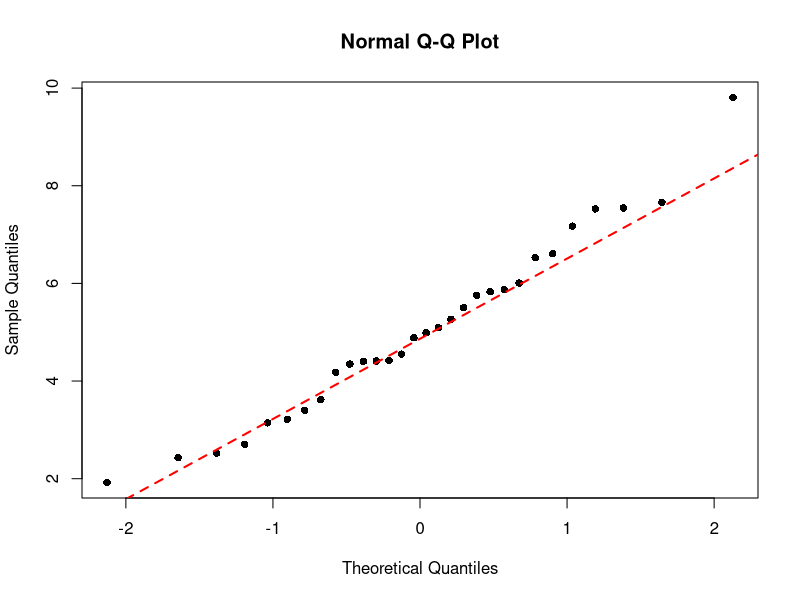
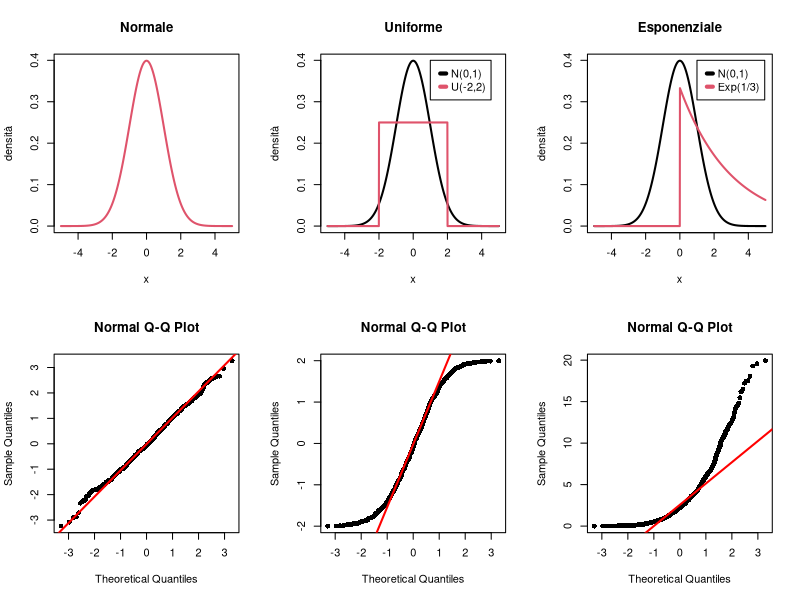
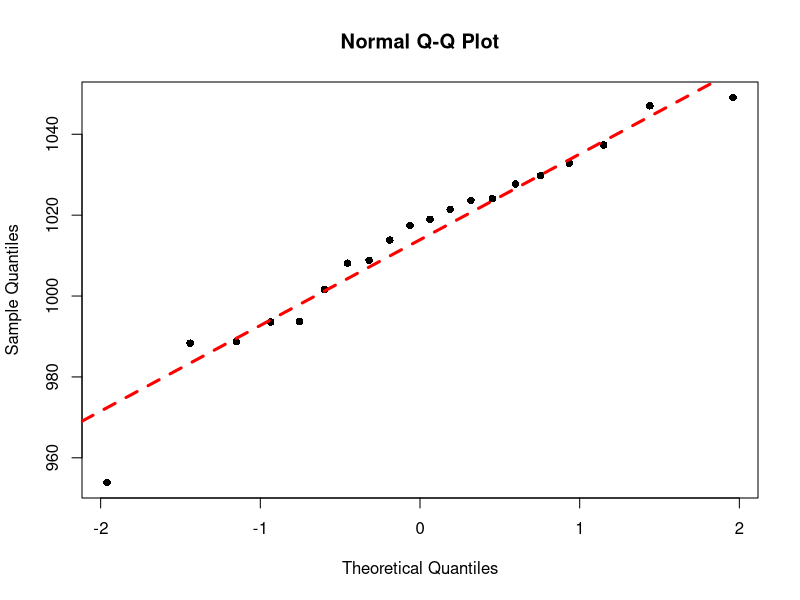

Write the R code that produced these figures, in order. (Note: this script raises an error after producing the figures.)
#'###########################################################'#
#'#####                 LABORATORIO 4                   #####'#
#'#####              VERIFICA di NORMALITA'             #####'#
#'#####    INFERENZA E TEST PER UNA E DUE POPOLAZIONI   #####'#
#'###########################################################'#

# IMPOSTARE LA WORKING DIRECTORY (CARTELLA DI LAVORO): -------------------------
# Da interfaccia:
# 1.
# 'Session' -> 'Set Working Directory' -> 'Choose Directory' -> ...

# 2. 
# 'Session' -> 'Set Working Directory' -> 'To Source File Location'

# Da console:
# setwd( 'path/to/file' )

# 1 - VERIFICA di NORMALITA (QQ-plot e Test di Shapiro-Wilk) -------------------
 
set.seed(0) # riproducibilità risultati
mu = 5
sigma = 2
n = 30    

# n realizzazioni della variabile gaussiana
x_norm = rnorm(n, mean = mu, sd = sigma)

# Q-Q plot
#   - in ascissa: quantili teorici di N(0,1)
#                 -> distribuzione cumulata della normale
#   - in ordinata: quantili empirici
#                 -> distribuzione cumulata della variabile osservata
qqnorm(x_norm, pch=16)
qqline(x_norm, lty=2, lwd=2, col="red")

# Test di Shapiro-Wilk 
# H_0: Popolazione Normale vs H_1: Popolazione NON Normale

shapiro.test(x_norm) # p-value >> 0.05 -> NON rifiuto H_0

## DATI PROVENIENTE DA DISTRIBUZIONI NOTE NON GAUSSIANE ------------------------

rm(list=ls())

set.seed(0) #riproducibilità risultati
n = 1000

# Osservazioni da una normale standard
x_norm = rnorm(n)

# Osservazioni da una U( -2, 2 )
x_unif = runif(n, -2, 2 )

# Osservazioni iid da una Exp( 1/3 )
x_exp = rexp(n, 1/3 )

x = seq(from=-5, to=5, length=1000)

{
dev.new()
par(mfrow= c(2,3))
# Normale
plot(x, dnorm(x), type="l", lwd=2, col = 2,
     ylab = "densità", main = 'Normale')

# Uniforme
plot(x, dnorm(x), type="l", lwd=2,
     ylab = "densità", main = 'Uniforme')
lines(x, dunif(x,min=-2,max=2), lwd=2, col = 2)
legend(1, 0.4, c("N(0,1)", "U(-2,2)"), col= c(1, 2), 
       lwd = 4, x.intersp = 0.5, seg.len=0.6)

# Esponenziale
plot(x, dnorm(x), type="l", lwd=2,
     ylab = "densità", main = 'Esponenziale')
lines(x, dexp(x,1/3), lwd=2, col = 2)
legend(1, 0.4, c( "N(0,1)", "Exp(1/3)" ), col = c(1, 2), 
       lwd = 4, x.intersp = 0.5, seg.len=0.6)

# QQ-plot
# Normale
qqnorm(x_norm, pch=16)
qqline(x_norm, col= 'red', lwd=2)
# Uniforme
qqnorm(x_unif, pch=16)
qqline(x_unif, col= 'red', lwd=2)
# Esponenziale
qqnorm(x_exp, pch=16)
qqline(x_exp, col= 'red', lwd=2)
}

shapiro.test(x_norm)
shapiro.test(x_unif) # p-value < 0.05 -> Rifiuto H_0
shapiro.test(x_exp)  

# 2 - IC E TEST PER LA MEDIA DI UNA POPOLAZIONE -------------------------------

# Esercizio 1 
# Carichiamo i dati contenuti nel file lampadine.txt:
# Essi rappresentano il tempo di vita (espresso in ore) di un campione di 
# 20 lampadine da 75 watt. 

# 1. Verificare la normalità dei dati
#
# 2.  Supporre che la deviazione standard sia nota e pari a 25 ore.
#     E' ragionevole supporre che la media di vita delle lampadine sia pari a 1000 ore?
#     Fissare un livello di significatività pari al 5%. 
#     2.1 Costruire il test di ipotesi
#     2.2 Costruire IC al 95%
#     2.3 Calcolare il p-value del test. 

# 3. Costruire i Test Unilateri per la media di vita delle lampadine 
#    al livello di significatività 0.05

# Importiamo il dataset
dati = read.table('lampadine.txt', dec='.', header=T)
head(dati)

dim(dati)
names(dati)

# 1. Verifichiamo Normalità

dev.new()
qqnorm(dati$tempo_vita, pch=16)
qqline(dati$tempo_vita, lty=2, lwd=3, col="red")

# Tramite Shapiro test 
# H_0: Popolazione Normale vs H_1: Popolazione NON Normale
shapiro.test(dati$tempo_vita) 
# p-value >> 0.05 -> E' ragionevole assumere normalità

# 2. 
# 2.1 Consideriamo il test:
# H_0: mu = 1000     vs     H_1: mu != 1000

# Rifiuto H_0 se abs(z_0) = abs( (x_mean - mu0)/(sigma/sqrt(n)) ) > z_{1-alpha/2}
alpha = 0.05
n = nrow(dati)
mu0 = 1000
x_mean = mean(dati$tempo_vita)
sigma = 25
z.quantile = qnorm(1-alpha/2)

z0 = (x_mean - mu0)/(sigma/sqrt(n))  

abs(z0) > z.quantile # RIFIUTO H_0

# Costruiamo IC al livello 95%
IC = c( x_mean - z.quantile * sigma/sqrt(n), x_mean + z.quantile * sigma/sqrt(n))
IC  # mu0 non è all'interno di IC, coerentemente al risultato del test

# Calcoliamo p-value del Test

p.value = 2 * (1 - pnorm( abs(z0) ))
p.value   # Rifiuto H_0 per ogni alpha < p-value 

# BSDA::z.test !   
# if(!require(BSDA)) install.packages("BSDA")  
# library(BSDA)     

z.test(x = dati$tempo_vita, alternative = "two.sided", 
       mu = mu0, sigma.x = sigma, conf.level = 1-alpha)

res = z.test(x = dati$tempo_vita, alternative = "two.sided", 
              mu = mu0, sigma.x = sigma, conf.level = 1-alpha)
names(res)

res$statistic  # z0
res$conf.int   # IC 
res$p.value    # p-value
res$estimate   # x_mean

# 3. 

# Consideriamo il test unilatero:
# H_0: mu = 1000     vs     H_1: mu > 1000
# Rifiuto H_0 se z0 =  (x_mean - mu0)/(sigma/sqrt(n)) > z_{1-alpha}
z.quantile = qnorm(1-alpha)
z0 > z.quantile # Rifiuto H_0

z.test(x = dati$tempo_vita, alternative = "greater",
       mu = mu0, sigma.x = sigma, conf.level = 1-alpha)
# p.value << 0.05 -> Rifiuto H_0

# Consideriamo il test unilatero:
# H_0: mu = 1000     vs     H_1: mu < 1000
# Rifiuto H_0 se z0 = (x_mean - mu0)/(sigma/sqrt(n)) < z_{alpha} = -z_{1-alpha}

z0 < -z.quantile # NON Rifiuto H_0 

z.test(x = dati$tempo_vita, alternative = "less", 
       mu = mu0, sigma.x = sigma, conf.level = 1-alpha)

rm(list=ls())

# Esercizio 2
# Carichiamo i dati contenuti nel file temperatura.txt:
# Essi rappresentano la temperatura corporea (espressa in gradi Fahrenheit)
# di un campione di 130 soggetti, di cui 65 maschi e 65 femmine.
# Si vuole stabilire se la media reale della temperatura corporea della popolazione
# sia 37 gradi Celsius
#  1.1 Costruire il test di ipotesi
#  1.2 Costruire IC al 95%
#  1.3 Calcolare il p-value del test. 

# 2.1 Stabilire se ci sono differenze nella temperatura corporea dovute al
#     sesso del soggetto per mezzo di grafici e di un opportuno test.
# 2.2 Stabilire se la temperatura corporea media delle donne è superiore 
#    alla temperatura corporea media degli uomini (assumendo stessa varianza)


# Importiamo il dataset
dati = read.table('temperatura.txt', dec='.', header=T)
head(dati)

dim(dati)
names(dati)
# Fahrenheit -> Celsius ( C = (F - 32)/1.8 ) 
dati$Temperatura = (dati$Temperatura - 32) / 1.8 

# Verifichiamo la Normalità della v.a. Temperatura

par(mfrow = c(1,2))
hist(dati$Temperatura, prob=TRUE)
qqnorm(dati$Temperatura, pch=16)
qqline(dati$Temperatura, lwd=2, col='red')

shapiro.test(dati$Temperatura)
# p-value > 0.05 -> possiamo assumere che i dati provengano da popolazione normale

# Effettuo un test per verificare l'ipotesi
#       H_0: mu = 37 C     vs     H_1: mu != 37 C

# Varianza incognita -> t-Test

# Rifiuto H_0 se abs(t_0) = abs( (x_mean - mu0)/(s/sqrt(n)) ) > t_{1-alpha/2,n-1}
alpha = 0.05
n = nrow(dati)
mu0 = 37
x_mean = mean(dati$Temperatura)
x_sd = sd(dati$Temperatura)
t.quantile = qt(1-alpha/2, df = n - 1)

t0 = (x_mean - mu0)/(x_sd/sqrt(n))
abs(t0) > t.quantile # RIFIUTO H_0 

# Costruiamo IC al livello 95%
IC = c( x_mean - t.quantile * x_sd/sqrt(n), 
        x_mean + t.quantile * x_sd/sqrt(n))
IC  # mu0 non è all'interno di IC, coerentemente al risultato del test

# Calcoliamo p-value del Test

p.value = 2 * (1 - pt( abs(t0) , df = n - 1))
p.value   # p-value << 0.05 

# Utilizziamo la funzione t.test
help("t.test")
t.test(x = dati$Temperatura, alternative = "two.sided", 
       mu = mu0, conf.level = 1-alpha)

# p-value << 0.05 -> Rifiuto H_0 -> Vera Media != mu0

# 2.1 Rappresentiamo gli istogrammi delle due popolazioni e i boxplot
# e costruiamo un test d'ipotesi per la differenza tra le medie
# delle temperature corporee nelle due sottopopolazioni individuate
# dal sesso.
class(dati$Sesso)
dati$Sesso = as.factor(dati$Sesso)
levels(dati$Sesso)
# esplorazione grafica
dev.new()
par(mfrow=c(1,1))
boxplot(dati$Temperatura ~ dati$Sesso, horizontal=FALSE, 
        main='Boxplot Temperatura', xlab = "Sesso",
        names=c('Donne','Uomini'), col=c('orange','forestgreen'),
        ylab='temperatura corporea [gradi C]')

# Tendenza delle donne ad avere una temperatura corporea più alta rispetto agli uomini.

# verifichiamo la normalità delle due popolazioni
temp.maschi = dati$Temperatura[dati$Sesso == "M"]
temp.femmine = dati$Temperatura[dati$Sesso == "F"]

dev.new()
par(mfrow=c(2,1))
qqnorm(temp.femmine, pch=16, main='Temperatura Femmine')
qqline(temp.femmine, col='orange',lwd=3)
qqnorm(temp.maschi, pch=16, main='Temperatura Maschi')
qqline(temp.maschi, col='forestgreen',lwd=3)

shapiro.test(temp.femmine)  # p-value > 0.05
shapiro.test(temp.maschi)   # p-value > 0.05

# Test d'ipotesi sulla differenza di media tra due popolazioni
#       H_0: mu_F - mu_M = 0    vs     H_1: mu_F - mu_M != 0
# Rifiuto H_0 se abs(t0) = abs( ((mean_F - mean_M))/(sqrt(s2_pool* (1/n_F + 1/n_M))) > t_{1-alpha/2, n_M + n_F -2} 

n_F = length(temp.femmine)
n_M = length(temp.maschi)
mean_F = mean(temp.femmine)
mean_M = mean(temp.maschi)
alpha = 0.05
s2_pool = ((n_F - 1)*var(temp.femmine) + (n_M - 1)*var(temp.maschi))/(n_F + n_M - 2)

t0 = ((mean_F - mean_M))/(sqrt(s2_pool* (1/n_F + 1/n_M)))
t.quantile = qt(1-alpha/2, df = (n_M + n_M - 2))
abs(t0) > t.quantile # Rifiuto H_0

# p.value test
p.value = 2*(1 - pt(abs(t0), df = (n_M + n_M - 2)))
p.value   # coerente risultato test
# utilizziamo la funzione t.test
t.test(temp.femmine, temp.maschi, alternative = "two.sided", 
       paired = FALSE, var.equal = TRUE)

# p-value < 0.05 -> Rifiuto H_0 -> 
# -> al livello 0.05 non c'è evidenza per affermare che esiste una differenza nella
#    media delle due sotto-popolazioni

# 2.2  Test unilatero sulla differenza di media tra due popolazioni
#       H_0: mu_F - mu_M <= 0    vs     H_1: mu_F - mu_M > 0


t.test(temp.femmine, temp.maschi, mu=0, alternative = "greater",
       paired = FALSE, conf.level = 1-alpha, var.equal = TRUE)

# p-value < 0.05 -> Rifiuto H_0

# Esercizio 3
# Carichiamo il dataset funi.txt
# Esso contiene i risultati di 25 prove di rottura (risultati espressi 
# in Newton) di funi prodotte in una fabbrica per mezzo di un nuovo processo 
# produttivo
# Si sa che le funi tradizionali hanno una resistenza di rottura pari a 1730N. 
# 1. Il processo produttivo ha significativamente migliorato la qualità 
# delle funi?
# 2. Si vuole poi verificare con un opportuno test al 5% che la varianza 
# della resistenza delle funi non sia superiore a 28900N^2 
# (deviazione standard 170N) e calcolare poi il p-value di tale test.
# 3. Calcolare un intervallo di confidenza bilatero per la varianza al 95%.

# Importiamo il dataset
dati = read.table('funi.txt', header=T)

dim(dati)
names(dati)
head(dati)

# verifica normalità
par(mfrow = c(1,2))
hist(dati$resistenza,prob=TRUE)
qqnorm(dati$resistenza, pch=16)
qqline(dati$resistenza, lty=2, lwd=3, col='red')

shapiro.test(dati$resistenza)
# p-value > 0.05 -> assumiamo che i dati provengano da popolazione normale

# 1. Vogliamo effettuare un test sulla media 
# H0: mu=1730  contro  H1: mu>1730 

mu0 = 1730
t.test(dati$resistenza, mu=mu0, alternative="greater")

# p-value < 0.05 -> Rifiuto H_0
# Si conclude che il processo produttivo ha migliorato  
# la qualità delle funi.

# 2. Test per la varianza di una popolazione normale.
# H0: sigma2 >= 28900 vs H1: sigma2 < 28900

# Rifiuto H_0 se u0 = (n - 1)*x_var/sigma2_0 < quisq_{alpha, n-1}  

sigma2_0 = 28900
alpha = 0.05
n = nrow(dati)
x_mean = mean(dati$resistenza)
x_var = var(dati$resistenza)
quisq.quantile = qchisq(alpha, df = n - 1)

u0 = (n - 1)*x_var/sigma2_0
u0 < quisq.quantile # Rifiuto H_0
# IC al 95%
IC = c(0, (n-1) * x_var / quisq.quantile)
IC
# p-value del test
p.value = pchisq(u0, df = n - 1)
p.value # coerente al risultato del test

# EnvStats::varTest !
# if(!require(EnvStats)) install.packages("EnvStats")
# library(EnvStats)

help(varTest)
varTest(x = dati$resistenza, alternative = "less", 
        sigma.squared = sigma2_0, conf.level = 1-alpha)

# 3. Intervallo di confidenza bilatero per la varianza al 95%

varTest(x = dati$resistenza, alternative = "two.sided", 
        conf.level = 1-alpha)

# VERIFICA NUMERICA DELLA SIGNIFICATIVITA' DI UN TEST --------------------------

rm(list=ls())
graphics.off()

# Popolazione Gaussiana a varianza nota sigma = 2.5, n = 100, mu0 = 50
# Consideriamo il test:
#       H_0: mu = mu_0     vs     H_1: mu != mu_0

# Stimare alpha
N = 1000     # numero di esperimenti
n = 100      # dimensione del campione
sigma = 2.5  # deviazione standard (nota)
mu0 = 50     # media vera della popolazione da cui provengono i campioni
alpha = 0.05
accetto = rep(0, N) # 1 se accetto H_0, 0 altrimenti 

set.seed(0)
for(i in 1:N){
  # sotto H_0
  dati = rnorm(n, mean = mu0, sd = sigma)
  test = z.test(dati, mu = mu0,  sigma.x = sigma)
  if( test$p.value > alpha ){ 
    accetto[i] = 1
  }
}

alpha.camp = 1 - mean(accetto)
alpha.camp

# STIMA DELLA POTENZA DEL TEST 

mu = seq(from = mu0-3, mu0+3, length.out = 30)

potenza = matrix(0, nrow=N, ncol=length(mu)) # 1 se rifiuto H_0, 0 altrimenti 

set.seed(0)
for(j in 1:length(mu)){
  for(i in 1:N){
    # sotto H_1
    dati = rnorm(n, mean = mu[j], sd = sigma)
    test = z.test(dati, mu = mu0,  sigma.x = sigma)
    if( test$p.value < alpha ){ 
      potenza[i,j] = 1
    }
  }
}

potenza = colMeans(potenza)
dev.new()
plot((mu-mu0), potenza, type="l", lwd=3,
     xlab=expression(mu-mu[0]), ylab="", main = "Potenza")
abline(h = 1, lwd=2, lty=2, col="red")
abline(h = alpha, lwd=2, lty=2, col="blue")
